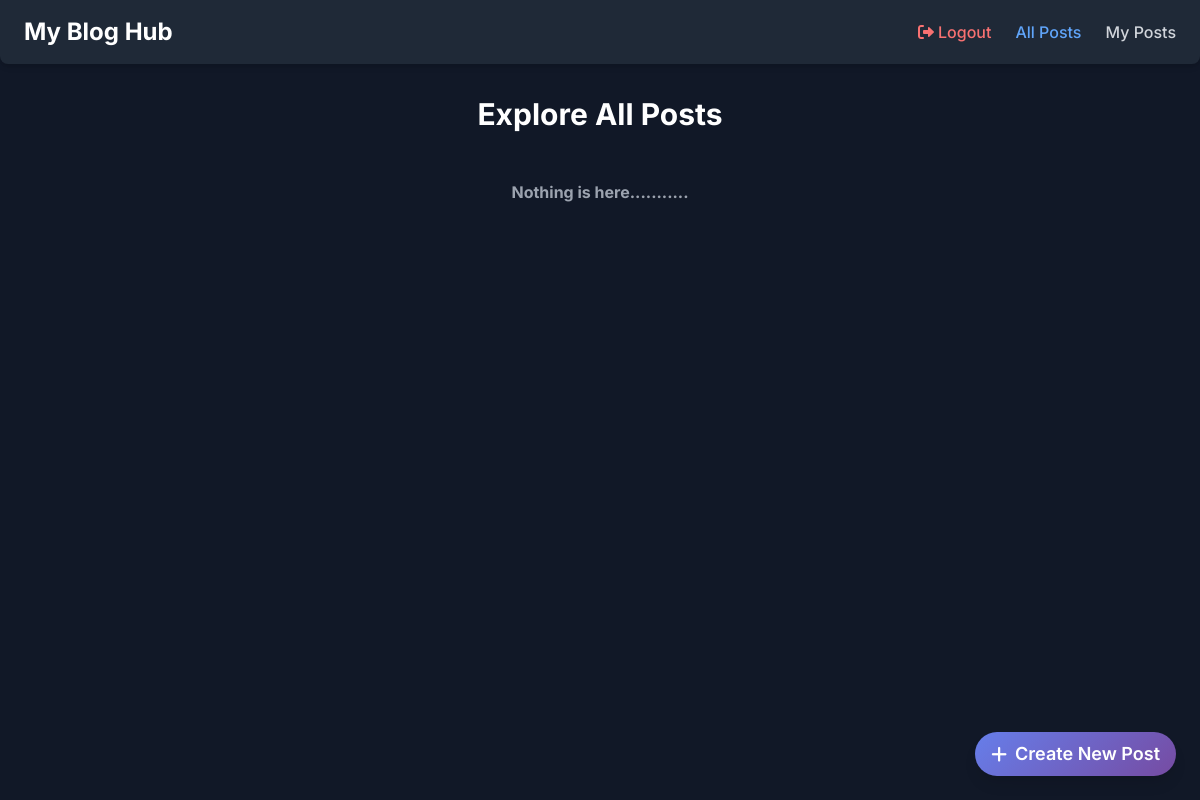
The page / (signed in) on the database as committed earlier.
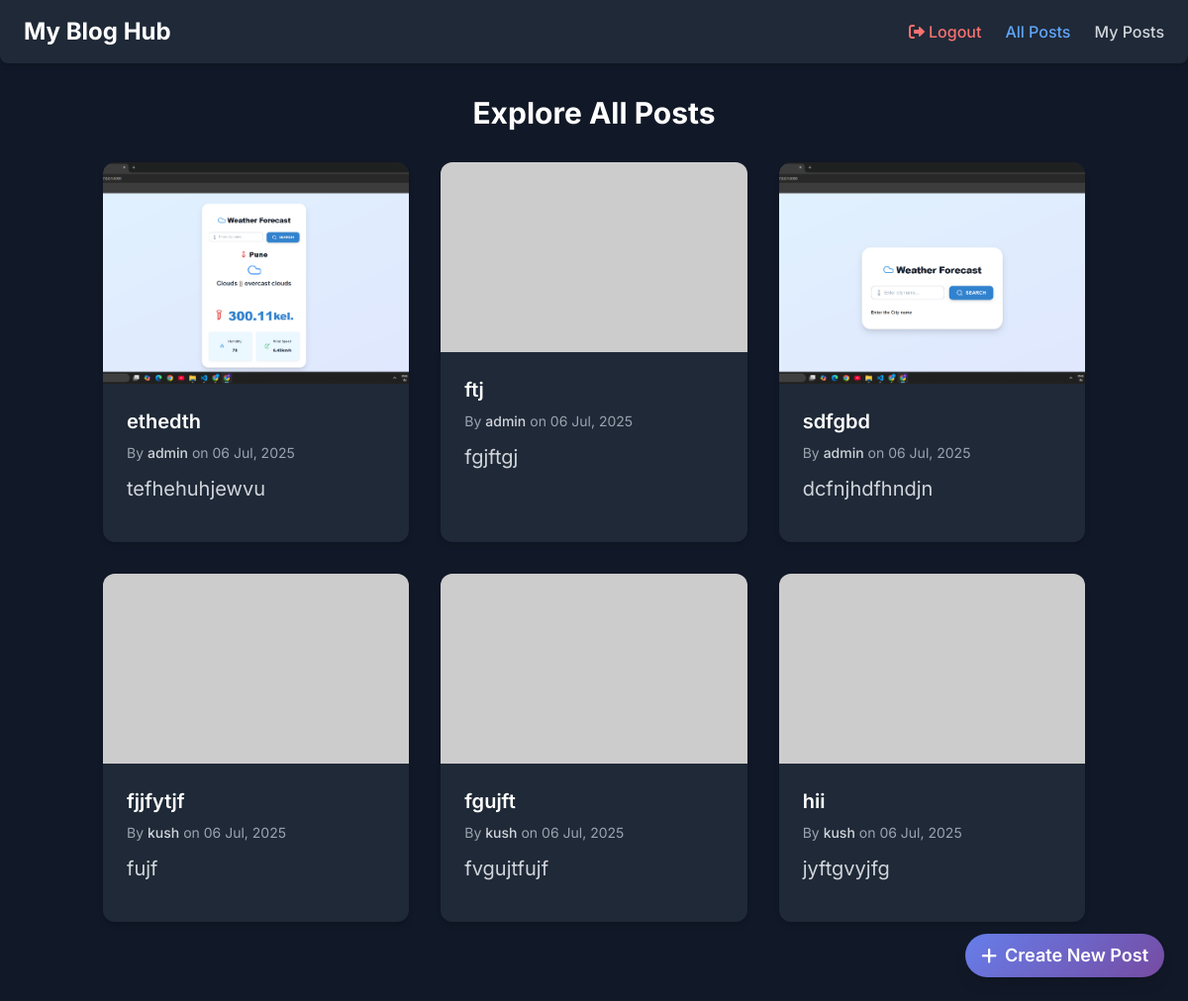
The same page on the database as committed later.
### BlogApp/models.py (models this page shows, shortened)
class Blogpost(models.Model):
    author = models.ForeignKey(User, on_delete=models.CASCADE)
    title = models.CharField(max_length=100)
    content = models.TextField()
    images = models.ImageField(upload_to='pictures/',blank=True,null=True)
    created_day = models.DateTimeField(auto_now_add=True)
    slug_post = AutoSlugField(populate_from ='title',unique=True,null =False,blank =True)

### BlogApp/views.py (the view)
# urls.py: path('',views.home, name='home'),
@login_required(login_url='login')
def home(request):
    all_blogs = Blogpost.objects.all().order_by('-created_day')
    return render(request,'home.html',{'all_blogs':all_blogs})

### templates/home.html (shortened to what this page needs)
{% load static %}
<!DOCTYPE html>
<html lang="en">
  <head>
    <script src="https://cdn.tailwindcss.com"></script>
    <link
      rel="stylesheet"
      href="https://cdnjs.cloudflare.com/ajax/libs/font-awesome/6.0.0-beta3/css/all.min.css"
    />
    <link rel="stylesheet" href="{% static 'styles/blog.css' %}" />
  </head>
  <body class="min-h-screen flex flex-col bg-gray-900 text-gray-200">
    <header
      class="bg-gray-800 shadow-md py-4 px-6 flex justify-between items-center sticky top-0 z-50 rounded-b-lg"
    >
      <div class="text-2xl font-bold text-white">My Blog Hub</div>
      <nav class="nav-links flex space-x-6">
        <a
          href="{% url 'logout' %}"
          class="text-red-400 hover:text-white font-medium transition duration-200 flex items-center space-x-1"
          title="Logout"
        >
          <i class="fas fa-sign-out-alt"></i>
          <span>Logout</span>
        </a>
        <a
          href="{% url 'home' %}"
          class="text-blue-400 font-medium transition duration-200 hover:text-white"
          >All Posts</a
        >
        <a
          href="{% url 'user_posts' %}"
          class="text-gray-300 hover:text-white font-medium transition duration-200"
          >My Posts</a
        >
      </nav>
    </header>
    <main class="flex-grow container mx-auto px-4 py-8">
      <section id="all-posts-section" class="post-section mb-12">
        <h2 class="text-3xl font-bold text-center mb-8 text-white">
          Explore All Posts
        </h2>
        {% if all_blogs %}
        <div
          id="allPostsContainer"
          class="grid grid-cols-1 sm:grid-cols-2 lg:grid-cols-3 gap-8"
        >
          {% for all_blog in all_blogs %}
          <div
            class="post-card bg-gray-800 rounded-xl shadow-md overflow-hidden flex flex-col"
          >
            {% if all_blog.images %}
            <img
              src="{{ all_blog.images.url }}"
              alt="{{ all_blog.title }}"
              class="w-full h-56 object-cover object-center rounded-t-xl"
            />
            {% else %}
            <img
              src="https://placehold.co/400x250/667eea/ffffff?text={{all_blog.title|truncatewords:3}}"
              alt="{{ all_blog.title }}"
              class="w-full h-48 object-cover"
            />
            {% endif %}
            <div class="p-6 flex-grow flex flex-col">
              <h3 class="text-xl font-semibold mb-2 text-white">
                {{ all_blog.title }}
              </h3>
              <p class="text-sm text-gray-400 mb-3">
                By
                <span class="font-medium text-gray-300"
                  >{{ all_blog.author }}</span
                >
                on {{ all_blog.created_day | date:'d M, Y' }}
              </p>
              <p
                class="text-gray-300 text-lg md:text-xl mb-4 flex-grow leading-relaxed"
              >
                {{ all_blog.content|truncatewords:30 }}
              </p>
            </div>
          </div>
          {% endfor %}
        </div>
        {% else %}
        <h2 class="font-bold text-center text-gray-400 mt-12">
          Nothing is here...........
        </h2>
        {% endif %}
      </section>
      <a
        href="{% url 'create_post' %}"
        class="btn-primary fixed bottom-6 right-6 flex items-center space-x-2 text-lg bg-blue-600 hover:bg-blue-500 text-white py-2 px-4 rounded-full shadow-lg"
      >
        <i class="fas fa-plus"></i>
        <span>Create New Post</span>
      </a>
    </main>
  </body>
</html>

Rows that differ between the two databases and show on the page:
added Blogpost: images (picture), title "ethedth", author "admin", created_day "06 Jul, 2025", content "tefhehuhjewvu"
added Blogpost: title "ftj", author "admin", created_day "06 Jul, 2025", content "fgjftgj"
added Blogpost: images (picture), title "sdfgbd", author "admin", created_day "06 Jul, 2025", content "dcfnjhdfhndjn"
added Blogpost: title "fjjfytjf", author "kush", created_day "06 Jul, 2025", content "fujf"
added Blogpost: title "fgujft", author "kush", created_day "06 Jul, 2025", content "fvgujtfujf"
added Blogpost: title "hii", author "kush", created_day "06 Jul, 2025", content "jyftgvyjfg"
Other text that changed with them:
text no longer shown: "Nothing is here..........."
